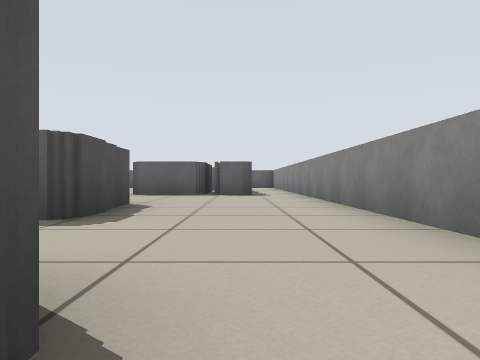
View 1 (above)

21 first-person views from a walk through a world built for the Player/Stage simulator. The camera is 0.36 m above the floor, looks level and sees 70° across. Floor lines are 1 m apart. The floor is counted in squares, 1 m on a side. Each view is taken from the middle of a square. On the plan, view 1 faces up. The plan holds only what a view shows up to about 9 squares ahead; the rest is blank. The robots in the file are not drawn.

View 2
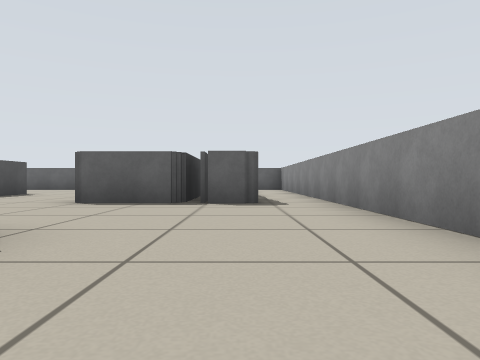

View 3
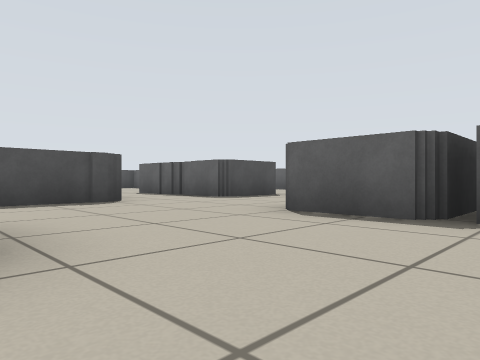

View 4
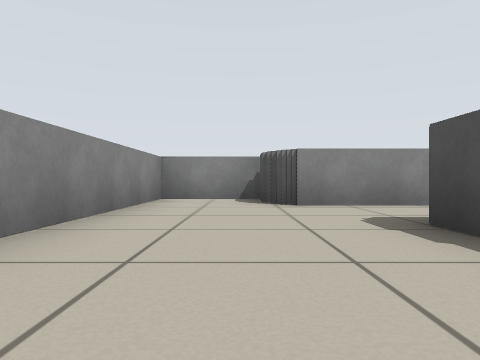

View 5
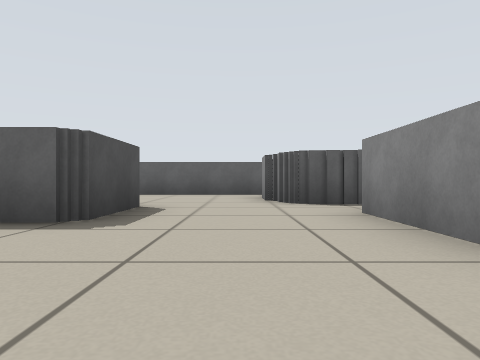

View 6
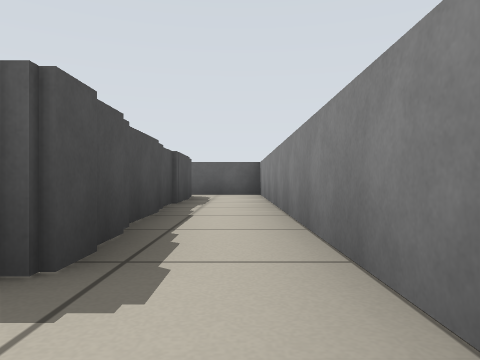

View 7
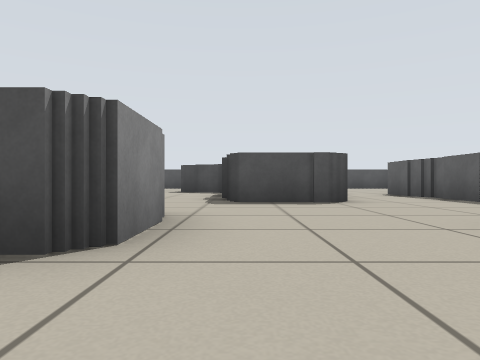

View 8
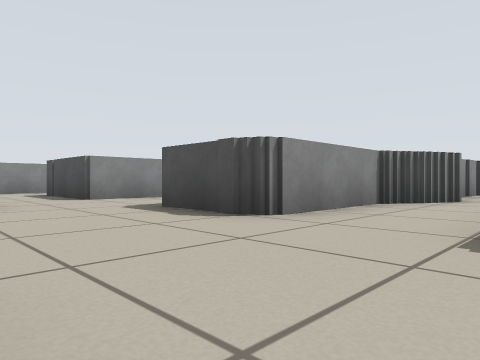

View 9
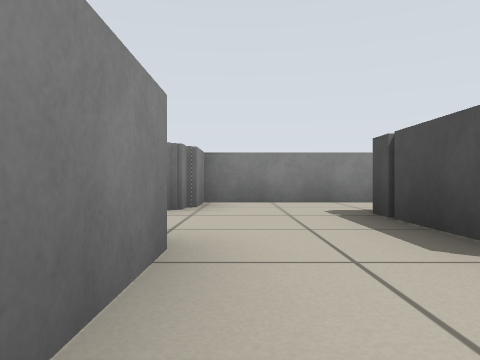

View 10
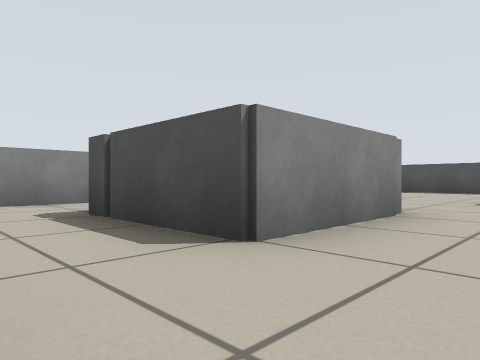

View 11
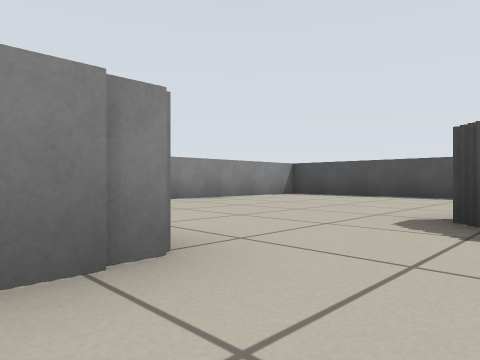

View 12
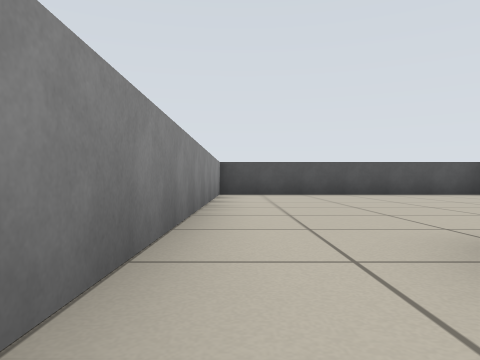

View 13
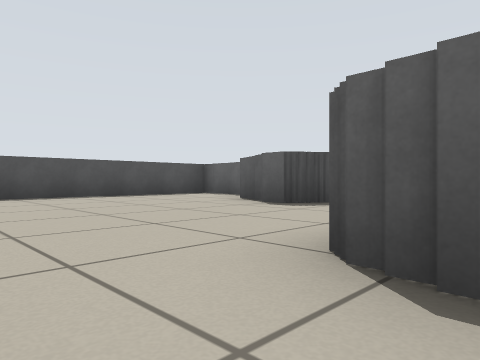

View 14
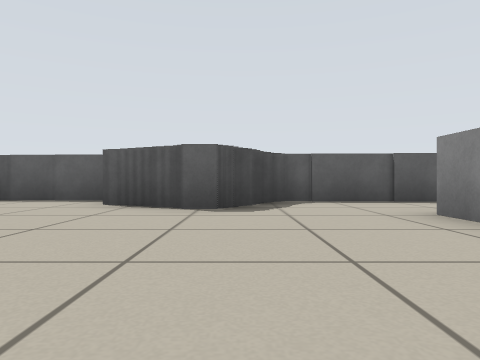

View 15
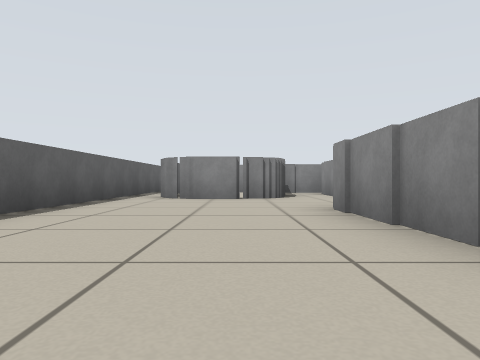

View 16
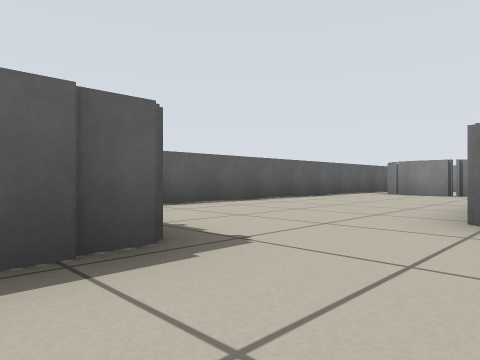

View 17
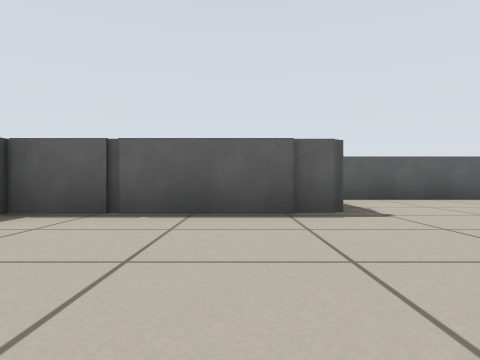

View 18
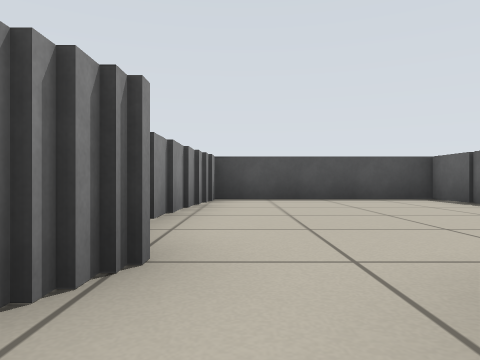

View 19
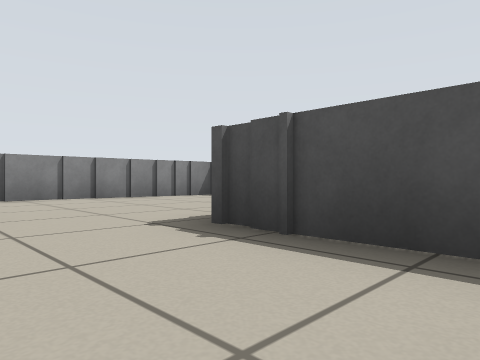

View 20
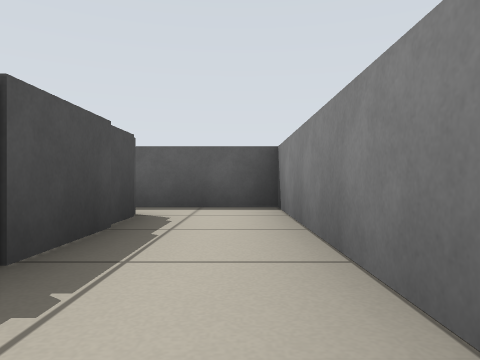

View 21
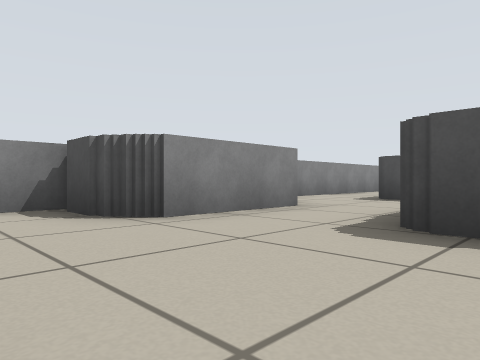

### Floor plan
Points are (right, up) in squares from view 1. A wall is a line through its corners. A room is listed if a view was taken in it or the views show most of it. See-through windows are left out.
Room 1 (views 1, 2, 3, 4, 5, 6, 7, 8, 18, 20, 21)
walls: (-2.7, 8.9) (-2.7, 10.9) (-1.6, 10.9); (-3.4, 5.3) (-1.5, 5.3) (-1.5, 4.5); (-1.5, 4.4) (-1.5, 3); (-0.9, 10.1) (-0.9, 8.3) (-2.6, 8.3); (0.3, 9.4) (0.3, 8.3) (-0.6, 8.3); (-2.1, 12) (-3.3, 12) (-3.3, 13); (-5.4, 11.7) (-5.4, 9.9) (-8.8, 9.9); (-1.6, 1.2) (-0.4, 1.2) (-0.4, -0.1); (-8.4, 7.8) (-5.4, 7.8) (-5.4, 5.9); (-8.9, 8.2) (-8.4, 8.2); (-0.5, -0.5) (1.5, -0.5) (1.5, 14.5); (0, 14.4) (0, 9.4); (-9.6, 8.5) (-8.9, 8.5)
ways out: opening at (-4.5, 6) to room 2; opening at (-4.5, 12.5) to room 3; opening at (-9, 9) to room 4; opening at (-2.5, 2) to room 5; opening at (1, 14) to room 6
Room 2 (views 9, 10, 11, 12, 13, 14)
walls: (-10.2, 4.6) (-10.2, 4.2) (-10.9, 4.2); (-11, 4.7) (-11.8, 4.7); (-8, 2.9) (-8, 3.7) (-5.4, 3.7); (-7.1, 1.3) (-7.9, 1.3); (-12.4, 6) (-14.5, 6) (-14.5, 2.4); (-6.8, 5.7) (-9.5, 5.7); (-14.5, 0.6) (-14.5, -0.5) (-3.3, -0.5) (-3.3, 1); (-3.6, 3.1) (-3.6, 4.5)
ways out: opening at (-4.5, 6) to room 1; opening at (-4.5, 1) to room 5; opening at (-4.5, 3) to room 5
Room 3 (views 15, 19)
walls: (-8.2, 11.7) (-5.4, 11.7); (-3.6, 13) (-3.6, 14.1); (-3.3, 14) (-3.3, 14.5); (-3.4, 15.5) (-10.1, 15.5); (-10.9, 14.8) (-10.9, 12.6)
ways out: opening at (-4.5, 12.5) to room 1; opening at (-10, 12) to room 4; opening at (-4, 15) to room 6
Room 4 (views 16, 17)
walls: (-10.9, 12.6) (-14.5, 12.6) (-14.5, 8.5) (-12.4, 8.5); (-12.5, 8.2) (-10.1, 8.2)
ways out: opening at (-9, 9) to room 1; opening at (-10, 12) to room 3
Room 5 (no view inside)
walls: (-3, 1.2) (-1.6, 1.2); (-5.4, 3.7) (-5.4, 1.1)
ways out: opening at (-2.5, 2) to room 1; opening at (-4.5, 1) to room 2; opening at (-4.5, 3) to room 2
Room 6 (no view inside)
walls: (1.5, 14.5) (1.5, 15.5) (-3.4, 15.5)
ways out: opening at (1, 14) to room 1; opening at (-4, 15) to room 3

Where each view was taken, in squares from view 1:
view 1: 0 up, 0 right, facing up
view 2: 3 up, 0 right, facing up
view 3: 5 up, 0 right, facing up-left
view 4: 6 up, 0 right, facing down
view 5: 7 up, 4 left, facing up
view 6: 7 up, 1 right, facing up
view 7: 6 up, 0 right, facing left
view 8: 10 up, 3 left, facing down-left
view 9: 5 up, 4 left, facing down
view 10: 5 up, 4 left, facing down-left
view 11: 5 up, 7 left, facing down-left
view 12: 0 up, 6 left, facing left
view 13: 0 up, 7 left, facing up-left
view 14: 0 up, 10 left, facing up
view 15: 13 up, 10 left, facing right
view 16: 11 up, 12 left, facing up-right
view 17: 9 up, 12 left, facing up
view 18: 9 up, 8 left, facing left
view 19: 15 up, 9 left, facing down-left
view 20: 11 up, 1 right, facing up
view 21: 4 up, 1 right, facing down-left
